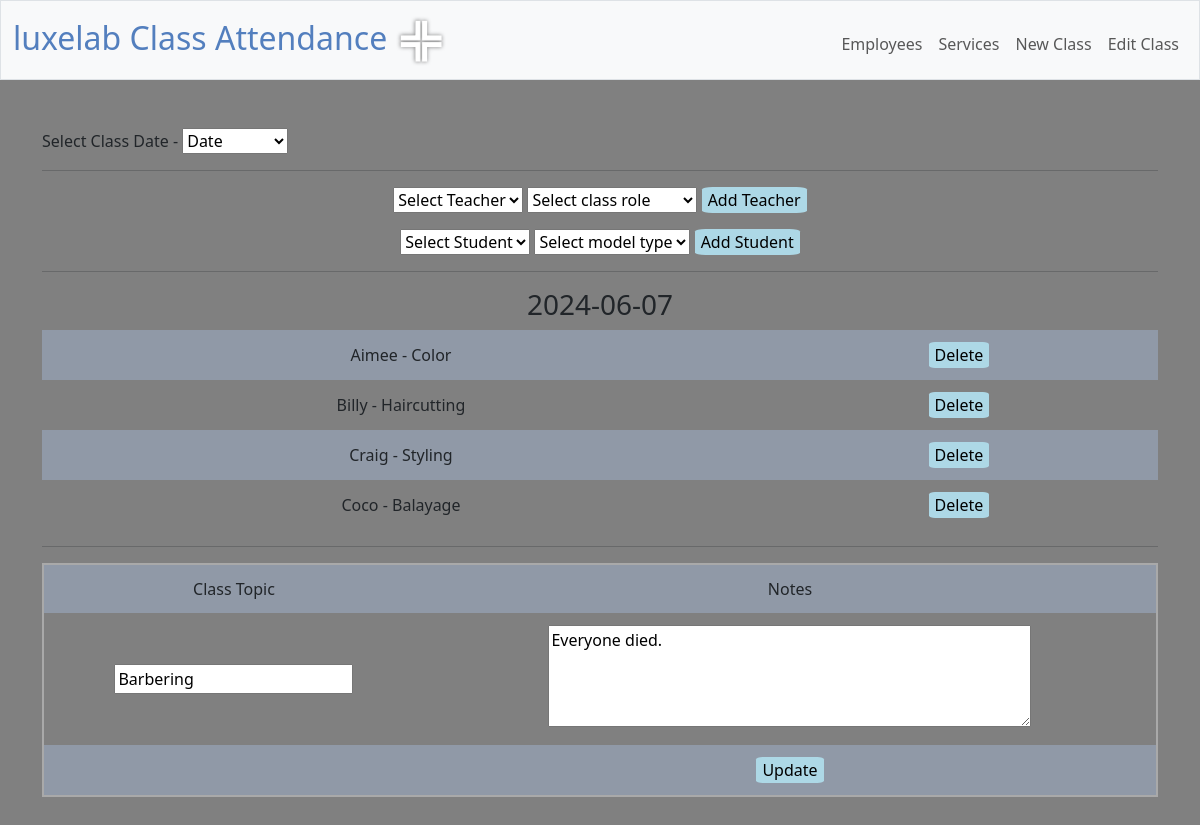
The app's page /class_edit, older data.
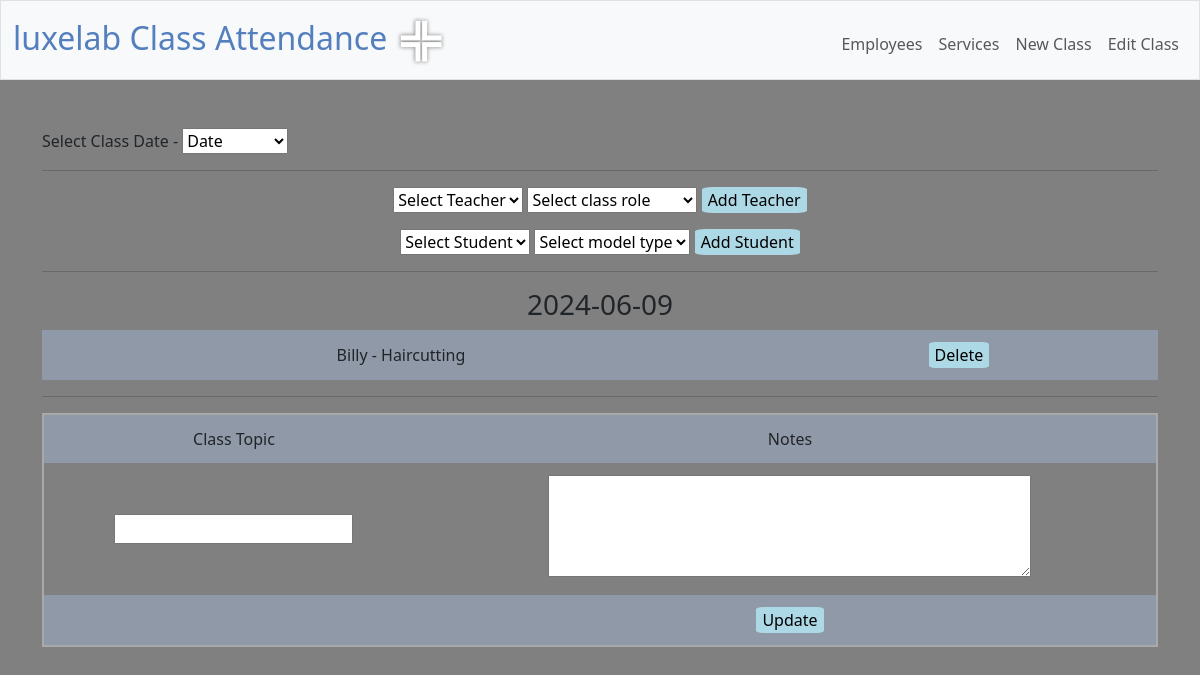
The same page, newer data.
### models.py (models this page shows, shortened)
class Base(MappedAsDataclass, DeclarativeBase):
    pass

class Classes(Base):
    __tablename__ = "classes"
    id: Mapped[int] = mapped_column(primary_key=True, init=False)
    class_date: Mapped[date]
    theory_topic: Mapped[Optional[str]]
    notes: Mapped[Optional[str]]
    class_joins = relationship("Class_join", back_populates="classes")

class Class_join(Base):
    __tablename__ = "class_join"
    id: Mapped[int] = mapped_column(primary_key=True, init=False)
    class_id: Mapped[int] = mapped_column(ForeignKey("classes.id"))
    employee_id: Mapped[int] = mapped_column(ForeignKey("employees.id"))
    service_id: Mapped[int] = mapped_column(ForeignKey("services.id"))
    classes: Mapped[list["Classes"]]= relationship("Classes", back_populates="class_joins")
    employees: Mapped[list["Employees"]] = relationship("Employees", back_populates="class_joins")
    services: Mapped[list["Services"]] = relationship("Services", back_populates="class_joins")

class Employees(Base):
    __tablename__ = "employees"
    id: Mapped[int] = mapped_column(primary_key=True, init=False)
    name: Mapped[str]
    role: Mapped[int]
    active: Mapped[int]
    class_joins = relationship("Class_join", back_populates="employees")

class Services(Base):
    __tablename__ = "services"
    id: Mapped[int] = mapped_column(primary_key=True,init=False)
    service: Mapped[str]
    service_type: Mapped[int]
    class_joins = relationship("Class_join", back_populates="services")

### app.py (the view)
@app.route("/class_edit", methods=["GET", "POST"])
def class_edit():
    if request.method == "POST":
        date = request.form.get("class_date")
        teacher = request.form.get("employee")
        service = request.form.get("services")
        class_id = request.form.get("class_id")
        print(date, class_id, teacher, service)
        stmt = text("INSERT INTO class_join (class_id, employee_id, service_id) VALUES (:class_id, :teacher_id, :service_id)")
        data = {"class_id": class_id, "teacher_id": teacher, "service_id": service}
        with engine.begin() as connection:
            connection.execute(stmt, data)
        return redirect(f"/class_edit?date={date}")
    else:
        stmt = text("SELECT * from classes")
        stmt = text("SELECT class_date FROM classes ORDER BY class_date DESC")
        with engine.begin() as connection:
            dates = []
            for row in connection.execute(stmt):
                dates_dict = {
                    'date': row[0]
                }
                dates.append(dates_dict)
            if not dates:
                    return apology("There are no existing classes")
        cDate=[]
        if request.args.get("date") is not None:
            cDate.append ({"date": request.args.get("date")})
        else:
            cDate.append(dates[0])
        stmt = text("SELECT * from services WHERE service_type = 0 ORDER BY service")
        with engine.connect()  as connection:
            teacher_services = []
            for row in connection.execute(stmt):
                services_dict = {
                    'id': row[0],
                    'service': row[1]
                }
                teacher_services.append(services_dict)
        stmt = text("SELECT * from services WHERE service_type = 1 ORDER BY service")
        with engine.connect()  as connection:
            student_services = []
            for row in connection.execute(stmt):
                services_dict = {
                    'id': row[0],
                    'service': row[1]
                }
                student_services.append(services_dict)
        stmt = text("SELECT * from employees WHERE role = 0 AND active = 1 ORDER BY name")
        with engine.connect() as connection:
            teachers = []
            for row in connection.execute(stmt).fetchall():
                teacher_dict = {
                    'id': row[0],
                    'name': row[1]
                }
                teachers.append(teacher_dict)
        stmt = text("SELECT * from employees WHERE role = 1 AND active = 1 ORDER BY name")
        with engine.connect() as connection:
            students = []
            for row in connection.execute(stmt).fetchall():
                teacher_dict = {
                    'id': row[0],
                    'name': row[1]
                }
                students.append(teacher_dict)
            stmt = text("SELECT id from classes WHERE class_date = :date")
            with engine.connect() as connection:
                class_id = connection.execute(stmt, cDate).fetchone()
                classID = class_id[0]
            stmt = text("SELECT class_join.id, classes.id, classes.class_date, employees.id, employees.name, services.service, classes.theory_topic, classes.notes FROM class_join " \
            "JOIN classes ON classes.id = class_join.class_id " \
            "JOIN employees ON employees.id = class_join.employee_id " \
            "JOIN services ON services.id = class_join.service_id " \
            "WHERE classes.class_date = :date " \
            "ORDER BY employees.role, employees.name")
            with engine.connect() as connection:
                classes = []
                for row in connection.execute(stmt, cDate):
                    result_dict = {
                        'class_join_id': row[0],
                        'class_id': row[1],
                        'class_date': row[2],
                        'employee_name': row[4],
                        'service_name': row[5],
                        'theory_topic': row[6],
                        'notes': row[7]
                    }
                    classes.append(result_dict)
        return render_template("/class_edit.html",  classID=classID, dates=dates, date=cDate, teachers=teachers, students=students, teacher_services=teacher_services, student_services=student_services, classes=classes)

### app.py (called while the page is built)
@app.after_request
def after_request(response):
    response.headers["Cache-Control"] = "no-cache, no-store, must-revalidate"
    response.headers["Expires"] = 0
    response.headers["Pragma"] = "no-cache"
    return response

### templates/class_edit.html (shortened to what this page needs)
{% extends "layout.html" %}
{% block main %}
{% if date %}
<div style="text-align: left;">
    <form method="get" action="/class_edit">
        Select Class Date -
        <select name="date" onchange="this.form.submit()">
            <option value="" selected disabled hidden>Date</option>
        </select>
    </form>
</div>
<hr>
<div>
    <form method="post" action="/class_edit">
        <select name="employee" id="employeeDropdown" required>
            <option value="" selected disabled hidden>Select Teacher</option>
        </select>
        <select name="services" id="servicesDropdown" required>
            <option value="" selected disabled hidden>Select class role</option>
        </select>
        <input type="submit" name="add_employee" value="Add Teacher" style="border-radius: 10%; background-color: lightblue; border: none;">
    </form>
    <form method="post" action="/class_edit">
        <select name="employee" id="employeeDropdown" required>
            <option value="" selected disabled hidden>Select Student</option>
        </select>
        <select name="services" id="servicesDropdown" required>
            <option value="" selected disabled hidden>Select model type</option>
        </select>
        <input type="submit" name="add_employee" value="Add Student" style="border-radius: 10%; background-color: lightblue; border: none;">
    </form>
    <hr>
    {% endif %}
<div>
    <h3>{{date[0].date}}</h3>
    {% if classes %}
        <table>
            {% for class in classes %}
            <tr>
                <td>
                    {{ class.employee_name }} -
                    {{ class.service_name }}
                </td>
                <td><input type="button" name="delete{{class.class_join_id}}" id="{{class.class_join_id}}" value="Delete" style="border-radius: 10%; background-color: lightblue; border: none;" onclick="deleteClassEntry({{class.class_join_id}}, '{{date[0].date}}')"></td>
            </tr>
            {% endfor %}
        </table>
        <hr>
        <form method="post" action="/class_update">
            <table style="border: 2px solid darkgray;">
                <tr>
                    <td>Class Topic</td>
                    <td>Notes</td>
                </tr>
                <tr>
                    <td>
                        <input type="text" name="theory_topic", value="{{classes[0].theory_topic}}">
                    </td>
                    <td>
                        <textarea name="notes" rows="4" cols="50">{{classes[0].notes}}</textarea>
                    </td>
                </tr>
                <tr style="align-content: center;">
                    <td></td>
                    <td>
                        <input type="submit" name="update" value="Update" style="border-radius: 10%; background-color: lightblue; border: none;">
                    </td>
                </tr>
            </table>
        </form>
{% else %}
    <p>This class is currently empty</p>
{% endif %}
</div>
</div>
{% endblock %}

### templates/layout.html (shortened to what this page needs)
<!DOCTYPE html>
<html lang="en">
    <head>
        <link href="https://cdn.jsdelivr.net/npm/bootstrap@5.3.2/dist/css/bootstrap.min.css" rel="stylesheet">
        <link href="/static/styles.css" rel="stylesheet">
    </head>
    <body>
        <nav class="bg-light border navbar navbar-expand-md navbar-light">
            <div class="container-fluid">
                <a class="navbar-brand" href="/"><span class="blue">luxelab Class Attendance <img src="/static/logo_clear.png" alt="luxelab logo" style="width: 50px; height: 50px;"></span></a>
                <div class="collapse navbar-collapse" id="navbar">
                    {% if session["user_id"] %}
                        <ul class="navbar-nav me-auto mt-2">
                            <li class="nav-item"><a class="nav-link" href="/quote">Quote</a></li>
                            <li class="nav-item"><a class="nav-link" href="/buy">Buy</a></li>
                            <li class="nav-item"><a class="nav-link" href="/sell">Sell</a></li>
                            <li class="nav-item"><a class="nav-link" href="/history">History</a></li>
                            <li class="nav-item"><a class="nav-link" href="/addfunds">Add Funds</a></li>
                            <li class="nav-item"><a class="nav-link" href="/changepassword">Change Password</a></li>
                        </ul>
                        <ul class="navbar-nav ms-auto mt-2">
                            <li class="nav-item"><a class="nav-link" href="/logout">Log Out</a></li>
                        </ul>
                    {% else %}
                        <ul class="navbar-nav ms-auto mt-2">
                            <li class="nav-item"><a class="nav-link" href="/employees">Employees</a></li>
                            <li class="nav-item"><a class="nav-link" href="/services">Services</a></li>
                            <li class="nav-item"><a class="nav-link" href="/class_add">New Class</a></li>
                            <li class="nav-item"><a class="nav-link" href="/class_edit">Edit Class</a></li>
                        </ul>
                    {% endif %}
                </div>
            </div>
        </nav>
        <main class="container py-5 text-center">
            {% block main %}{% endblock %}
        </main>

### static/styles.css (style rules this page uses)
body { background-color: gray; }
nav .navbar-brand { font-size: xx-large; }
nav .navbar-brand .blue { color: #537fbe; }
table { background-color: transparent; margin-bottom: 1rem; width: 100%; }
table th, table td { padding: 0.75rem; vertical-align: middle; }
tbody tr:nth-of-type(odd) { background-color: rgb(179, 208, 255, 0.3) }

Row changes from the older to the newer data that the page shows:
no longer on this page (row unchanged): Classes: class_date "2024-06-07", theory_topic "Barbering", notes "Everyone died."
no longer on this page (row unchanged): Class_join: employee_name "Aimee", service_name "Color"
removed Class_join: employee_name "Craig", service_name "Styling"
no longer on this page (row unchanged): Class_join: employee_name "Coco", service_name "Balayage"
added Classes: class_date "2024-06-09"
